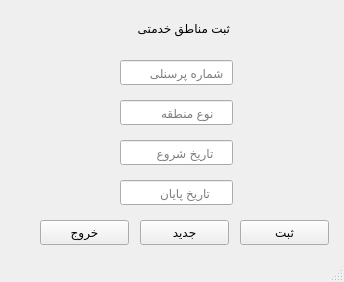
<?xml version="1.0" encoding="UTF-8"?>
<ui version="4.0">
 <class>MainWindow</class>
 <widget class="QMainWindow" name="MainWindow">
  <property name="geometry">
   <rect>
    <x>0</x>
    <y>0</y>
    <width>344</width>
    <height>282</height>
   </rect>
  </property>
  <property name="windowTitle">
   <string>MainWindow</string>
  </property>
  <widget class="QWidget" name="centralwidget">
   <widget class="QLabel" name="label">
    <property name="geometry">
     <rect>
      <x>110</x>
      <y>20</y>
      <width>120</width>
      <height>17</height>
     </rect>
    </property>
    <property name="text">
     <string>ثبت مناطق خدمتی</string>
    </property>
   </widget>
   <widget class="QLineEdit" name="lineEdit">
    <property name="geometry">
     <rect>
      <x>120</x>
      <y>60</y>
      <width>113</width>
      <height>25</height>
     </rect>
    </property>
    <property name="placeholderText">
     <string>  شماره پرسنلی</string>
    </property>
   </widget>
   <widget class="QLineEdit" name="lineEdit_2">
    <property name="geometry">
     <rect>
      <x>120</x>
      <y>100</y>
      <width>113</width>
      <height>25</height>
     </rect>
    </property>
    <property name="placeholderText">
     <string>     نوع منطقه </string>
    </property>
   </widget>
   <widget class="QLineEdit" name="lineEdit_3">
    <property name="geometry">
     <rect>
      <x>120</x>
      <y>140</y>
      <width>113</width>
      <height>25</height>
     </rect>
    </property>
    <property name="placeholderText">
     <string>     تاریخ شروع</string>
    </property>
   </widget>
   <widget class="QLineEdit" name="lineEdit_4">
    <property name="geometry">
     <rect>
      <x>120</x>
      <y>180</y>
      <width>113</width>
      <height>25</height>
     </rect>
    </property>
    <property name="placeholderText">
     <string>      تاریخ پایان</string>
    </property>
   </widget>
   <widget class="QPushButton" name="pushButton">
    <property name="geometry">
     <rect>
      <x>240</x>
      <y>220</y>
      <width>89</width>
      <height>25</height>
     </rect>
    </property>
    <property name="text">
     <string>ثبت</string>
    </property>
   </widget>
   <widget class="QPushButton" name="pushButton_2">
    <property name="geometry">
     <rect>
      <x>140</x>
      <y>220</y>
      <width>89</width>
      <height>25</height>
     </rect>
    </property>
    <property name="text">
     <string>جدید</string>
    </property>
   </widget>
   <widget class="QPushButton" name="pushButton_3">
    <property name="geometry">
     <rect>
      <x>40</x>
      <y>220</y>
      <width>89</width>
      <height>25</height>
     </rect>
    </property>
    <property name="text">
     <string>خروج</string>
    </property>
   </widget>
  </widget>
  <widget class="QStatusBar" name="statusbar"/>
 </widget>
 <resources/>
 <connections/>
</ui>
